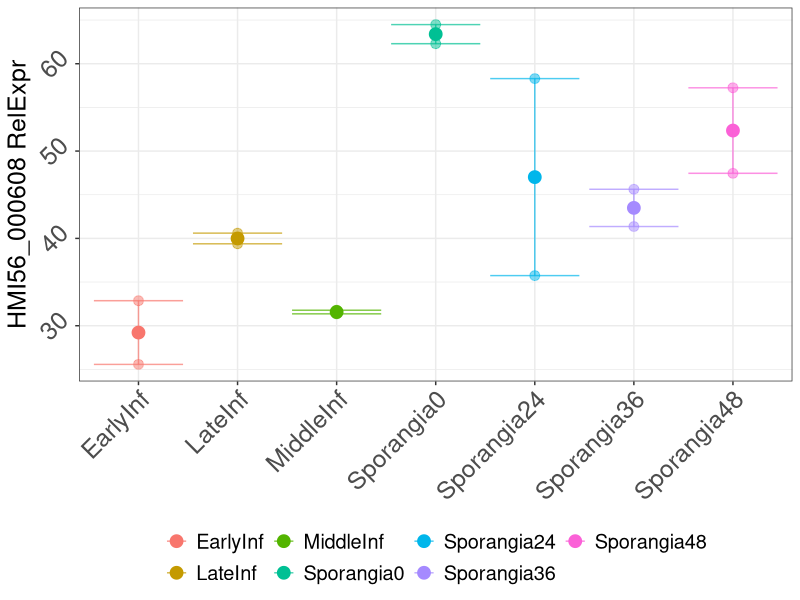
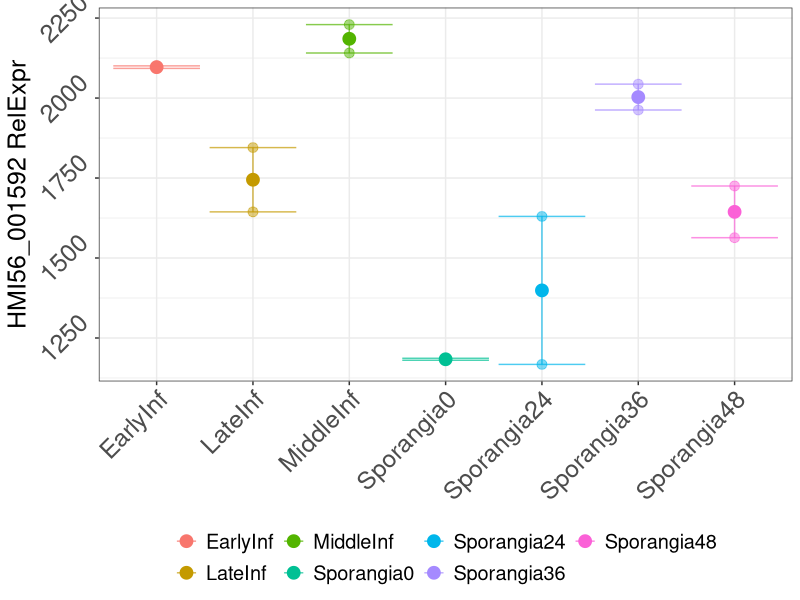
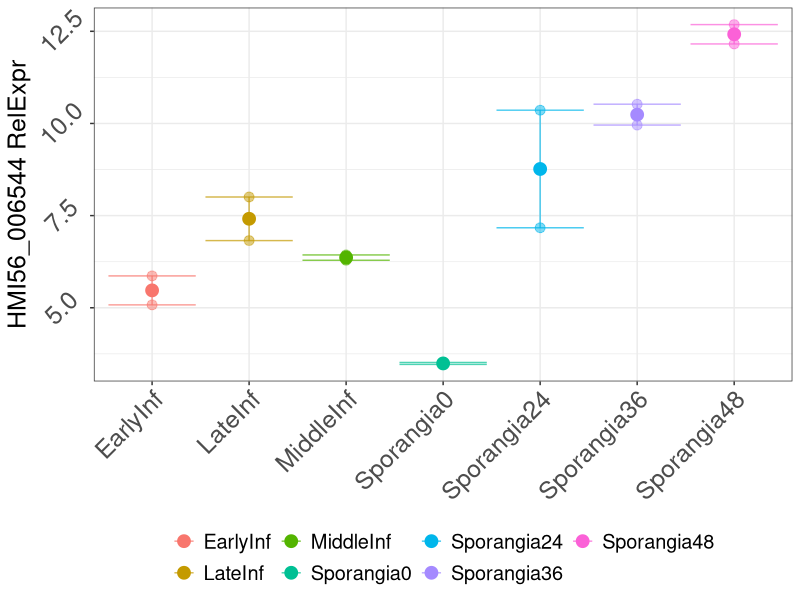

The R script that drew these images, in order: (Note: this script raises an error after producing the figures.)
library(ggplot2)
library(rlang)
HMI56_1 <- read.csv("HMI56_000608.csv", row.names=NULL)
HMI56_1
Fig1 <-ggplot(HMI56_1, aes(x=HMI56_1$Phase, y=HMI56_1$RelExpr, col=HMI56_1$Phase))+ 
  geom_point(size=3, alpha=0.5)+ #get all data points to show but make them transparent 
  stat_summary(fun.y=mean,geom="point", size=4)+ #plot the mean
  stat_summary(fun.data = mean_se,geom = "errorbar", size=0.5, #plot the standard error
               alpha=0.7,position = position_dodge(0.01))+
  theme_bw() + #make black and white
  ylab("HMI56_000608 RelExpr") +  #change yaxis label
  theme(legend.position = "bottom", #put legend under graph
        legend.title = element_blank(), #remove legend titles
        text = element_text(size=18),
        axis.title.x=element_blank(), #remove Plot title
        axis.text.y = element_text(size=18, angle=45,hjust=0.5),
        axis.text.x = element_text(size=18, angle=45, hjust=1))   
Fig1

HMI56_2 <- read.csv("HMI56_001592.csv", row.names=NULL)
HMI56_2
Fig2 <-ggplot(HMI56_2, aes(x=HMI56_2$Phase, y=HMI56_2$RelExpr, col=HMI56_2$Phase))+ 
  geom_point(size=3, alpha=0.5)+ #get all data points to show but make them transparent 
  stat_summary(fun.y=mean,geom="point", size=4)+ #plot the mean
  stat_summary(fun.data = mean_se,geom = "errorbar", size=0.5, #plot the standard error
               alpha=0.7,position = position_dodge(0.01))+
  theme_bw() + #make black and white
  ylab("HMI56_001592 RelExpr") +  #change yaxis label
  theme(legend.position = "bottom", #put legend under graph
        legend.title = element_blank(), #remove legend titles
        text = element_text(size=18),
        axis.title.x=element_blank(), #remove Plot title
        axis.text.y = element_text(size=18, angle=45,hjust=0.5),
        axis.text.x = element_text(size=18, angle=45, hjust=1))   
Fig2

HMI56_3 <- read.csv("HMI56_006544.csv", row.names=NULL)
HMI56_3
Fig3 <-ggplot(HMI56_3, aes(x=HMI56_3$Phase, y=HMI56_3$RelExpr, col=HMI56_3$Phase))+ 
  geom_point(size=3, alpha=0.5)+ #get all data points to show but make them transparent 
  stat_summary(fun.y=mean,geom="point", size=4)+ #plot the mean
  stat_summary(fun.data = mean_se,geom = "errorbar", size=0.5, #plot the standard error
               alpha=0.7,position = position_dodge(0.01))+
  theme_bw() + #make black and white
  ylab("HMI56_006544 RelExpr") +  #change yaxis label
  theme(legend.position = "bottom", #put legend under graph
        legend.title = element_blank(), #remove legend titles
        text = element_text(size=18),
        axis.title.x=element_blank(), #remove Plot title
        axis.text.y = element_text(size=18, angle=45,hjust=0.5),
        axis.text.x = element_text(size=18, angle=45, hjust=1))   
Fig3

HMI56_4 <- read.csv("HMI56_007461.csv", row.names=NULL)
HMI56_4
Fig4 <-ggplot(HMI56_4, aes(x=HMI56_4$Phase, y=HMI56_4$RelExpr, col=HMI56_4$Phase))+ 
  geom_point(size=3, alpha=0.5)+ #get all data points to show but make them transparent 
  stat_summary(fun.y=mean,geom="point", size=4)+ #plot the mean
  stat_summary(fun.data = mean_se,geom = "errorbar", size=0.5, #plot the standard error
               alpha=0.7,position = position_dodge(0.01))+
  theme_bw() + #make black and white
  ylab("HMI56_007461 RelExpr") +  #change yaxis label
  theme(legend.position = "bottom", #put legend under graph
        legend.title = element_blank(), #remove legend titles
        text = element_text(size=18),
        axis.title.x=element_blank(), #remove Plot title
        axis.text.y = element_text(size=18, angle=45,hjust=0.5),
        axis.text.x = element_text(size=18, angle=45, hjust=1))   
Fig4

library(cowplot)
plot_grid(Fig1, Fig2, Fig3, Fig4, labels = "AUTO")
